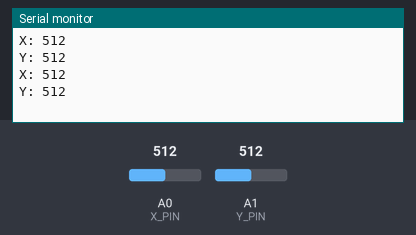
A sketch run on a simulated Arduino Uno, built with avr-gcc and run on an emulated ATmega328P. On the bench: the last lines printed to the serial monitor. The test bench sets the inputs (shaded band); at power-on: A0 (X_PIN) = 512, A1 (Y_PIN) = 512.

Above: at 1.9 s.
2.0 s: A0 (X_PIN) set to 716
At 3.1 s:
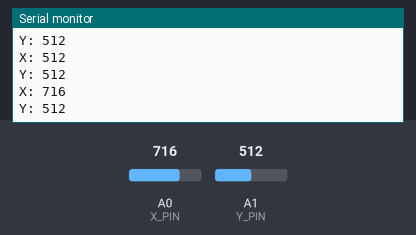
3.5 s: A1 (Y_PIN) set to 716
At 4.9 s:
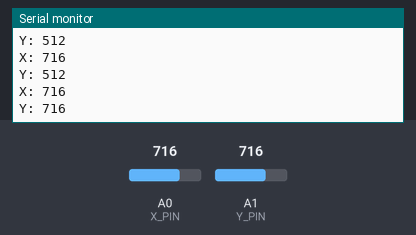
5.0 s: A0 (X_PIN) set to 900
At 6.3 s:
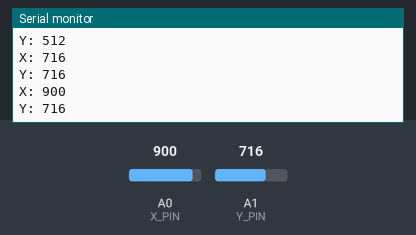
6.5 s: A1 (Y_PIN) set to 900
At 7.5 s:
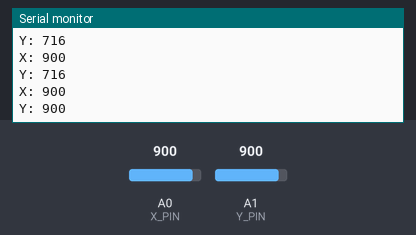
Timing chart, 0 to 9.0 s (numbered marks = the images above; inputs shaded):
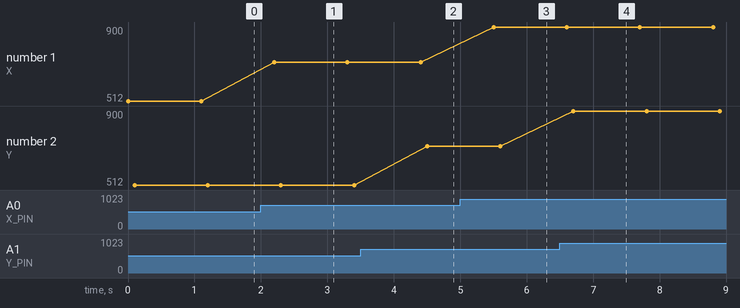

Measured:
- after the input at 2.0 s, the serial monitor: prints a new line after 0.20 s (image 1)
- after the input at 3.5 s, the serial monitor: prints a new line after 1.0 s (image 2)
- after the input at 5.0 s, the serial monitor: prints a new line after 0.50 s (image 3)
- after the input at 6.5 s, the serial monitor: prints a new line after 0.20 s (image 4)
- plotted number 1: 512 → 716 after the input at 2.0 s, 716 → 900 after the input at 5.0 s

The sketch:

print_xy.ino
```cpp
const int X_PIN = 0;    // X analog in pin
const int Y_PIN = 1;    // Y analog in pin

void setup() {
  Serial.begin(115200);   // Computer communication
}

void loop() {

  // X joystick position
  Serial.print("X: ");
  Serial.print(analogRead(X_PIN));
  Serial.print("\n");

  // Delay
  delay(100);

  // Y joystick position
  Serial.print("Y: ");
  Serial.print(analogRead(Y_PIN));
  Serial.print("\n\n");

  // Delay
  delay(1000);

}
```
